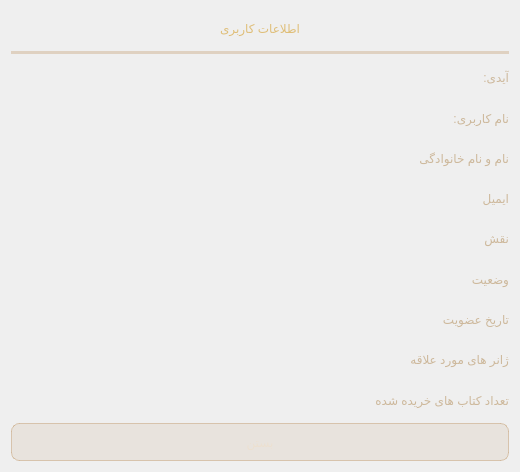
<?xml version="1.0" encoding="UTF-8"?>
<ui version="4.0">
 <class>UserDetailsDialog</class>
 <widget class="QDialog" name="UserDetailsDialog">
  <property name="geometry">
   <rect>
    <x>0</x>
    <y>0</y>
    <width>520</width>
    <height>472</height>
   </rect>
  </property>
  <property name="minimumSize">
   <size>
    <width>520</width>
    <height>430</height>
   </size>
  </property>
  <property name="windowTitle">
   <string>جزییات حساب کاربری</string>
  </property>
  <layout class="QVBoxLayout" name="verticalLayout">
   <item>
    <widget class="QLabel" name="label">
     <property name="styleSheet">
      <string notr="true">background: transparent;
color: rgb(223, 190, 120);

font: bold 20pt &quot;Vazirmatn&quot;;

padding: 8px;</string>
     </property>
     <property name="text">
      <string>اطلاعات کاربری</string>
     </property>
     <property name="alignment">
      <set>Qt::AlignCenter</set>
     </property>
    </widget>
   </item>
   <item>
    <widget class="Line" name="line">
     <property name="styleSheet">
      <string notr="true">background-color: rgba(193, 154, 107, 90);
border: none;</string>
     </property>
     <property name="orientation">
      <enum>Qt::Horizontal</enum>
     </property>
    </widget>
   </item>
   <item>
    <widget class="QLabel" name="id_label">
     <property name="styleSheet">
      <string notr="true">background: transparent;
color: rgb(205, 184, 155);

font: bold 12pt &quot;Vazirmatn&quot;;</string>
     </property>
     <property name="text">
      <string>آیدی:</string>
     </property>
    </widget>
   </item>
   <item>
    <widget class="QLabel" name="username_label">
     <property name="styleSheet">
      <string notr="true">background: transparent;
color: rgb(205, 184, 155);

font: bold 12pt &quot;Vazirmatn&quot;;</string>
     </property>
     <property name="text">
      <string>نام کاربری:</string>
     </property>
    </widget>
   </item>
   <item>
    <widget class="QLabel" name="name_label">
     <property name="styleSheet">
      <string notr="true">background: transparent;
color: rgb(205, 184, 155);

font: bold 12pt &quot;Vazirmatn&quot;;</string>
     </property>
     <property name="text">
      <string>نام و نام خانوادگی</string>
     </property>
    </widget>
   </item>
   <item>
    <widget class="QLabel" name="email_label">
     <property name="styleSheet">
      <string notr="true">background: transparent;
color: rgb(205, 184, 155);

font: bold 12pt &quot;Vazirmatn&quot;;</string>
     </property>
     <property name="text">
      <string>ایمیل</string>
     </property>
    </widget>
   </item>
   <item>
    <widget class="QLabel" name="role_label">
     <property name="styleSheet">
      <string notr="true">background: transparent;
color: rgb(205, 184, 155);

font: bold 12pt &quot;Vazirmatn&quot;;</string>
     </property>
     <property name="text">
      <string>نقش</string>
     </property>
    </widget>
   </item>
   <item>
    <widget class="QLabel" name="state_label">
     <property name="styleSheet">
      <string notr="true">background: transparent;
color: rgb(205, 184, 155);

font: bold 12pt &quot;Vazirmatn&quot;;</string>
     </property>
     <property name="text">
      <string>وضعیت</string>
     </property>
    </widget>
   </item>
   <item>
    <widget class="QLabel" name="date_label">
     <property name="styleSheet">
      <string notr="true">background: transparent;
color: rgb(205, 184, 155);

font: bold 12pt &quot;Vazirmatn&quot;;</string>
     </property>
     <property name="text">
      <string>تاریخ عضویت</string>
     </property>
    </widget>
   </item>
   <item>
    <widget class="QLabel" name="genres_label">
     <property name="styleSheet">
      <string notr="true">background: transparent;
color: rgb(205, 184, 155);

font: bold 12pt &quot;Vazirmatn&quot;;</string>
     </property>
     <property name="text">
      <string>ژانر های مورد علاقه</string>
     </property>
    </widget>
   </item>
   <item>
    <widget class="QLabel" name="books_label">
     <property name="styleSheet">
      <string notr="true">background: transparent;
color: rgb(205, 184, 155);

font: bold 12pt &quot;Vazirmatn&quot;;</string>
     </property>
     <property name="text">
      <string>تعداد کتاب های خریده شده</string>
     </property>
    </widget>
   </item>
   <item>
    <widget class="QPushButton" name="back_pushButton">
     <property name="styleSheet">
      <string notr="true">QPushButton{
    background-color: rgba(193,154,107,35);
    color: rgb(236,224,208);

    border: 1px solid rgba(193,154,107,120);
    border-radius: 8px;

    min-height: 36px;
    min-width: 110px;

    font: bold 12pt &quot;Vazirmatn&quot;;
}

QPushButton:hover{
    background-color: rgba(193,154,107,70);
    border: 1px solid rgb(215,185,120);
}

QPushButton:pressed{
    background-color: rgba(193,154,107,120);
}</string>
     </property>
     <property name="text">
      <string>بستن</string>
     </property>
    </widget>
   </item>
  </layout>
 </widget>
 <resources/>
 <connections/>
</ui>
